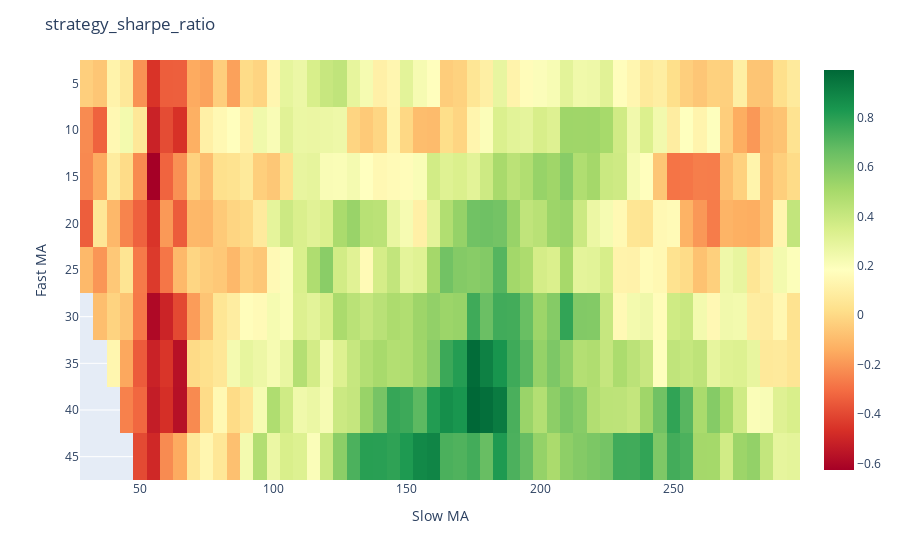

Notebook cell for this chart:
### Code cell
eval_metric = 'strategy_sharpe_ratio'

df_mat = results.pivot(index = 'fast_ma', columns = 'slow_ma', values=eval_metric)

fig = px.imshow(df_mat,
                color_continuous_scale = 'RdYlGn',
                aspect = 'auto')

fig.update_layout(
    title=eval_metric,
    xaxis_title='Slow MA',
    yaxis_title='Fast MA',
)

fig

### Figure 1 — Plotly figure (JSON) as saved in the notebook; plotly's stock layout.template omitted (floating-point values rounded to 4 significant figures; data arrays with more than 128 entries replaced by an {"elided": "..."} marker saying what was removed)
{"data": [{"coloraxis": "coloraxis", "hovertemplate": "slow_ma: %{x}<br>fast_ma: %{y}<br>color: %{z}<extra></extra>", "name": "0", "type": "heatmap", "x": [30, 35, 40, 45, 50, 55, 60, 65, 70, 75, 80, 85, 90, 95, 100, 105, 110, 115, 120, 125, 130, 135, 140, 145, 150, 155, 160, 165, 170, 175, 180, 185, 190, 195, 200, 205, 210, 215, 220, 225, 230, 235, 240, 245, 250, 255, 260, 265, 270, 275, 280, 285, 290, 295], "xaxis": "x", "y": [5, 10, 15, 20, 25, 30, 35, 40, 45], "yaxis": "y", "z": {"elided": "9x54 float values"}}], "layout": {"coloraxis": {"colorscale": [[0, "rgb(165,0,38)"], [0.1, "rgb(215,48,39)"], [0.2, "rgb(244,109,67)"], [0.3, "rgb(253,174,97)"], [0.4, "rgb(254,224,139)"], [0.5, "rgb(255,255,191)"], [0.6, "rgb(217,239,139)"], [0.7, "rgb(166,217,106)"], [0.8, "rgb(102,189,99)"], [0.9, "rgb(26,152,80)"], [1, "rgb(0,104,55)"]]}, "margin": {"t": 60}, "title": {"text": "strategy_sharpe_ratio"}, "xaxis": {"anchor": "y", "domain": [0, 1], "title": {"text": "Slow MA"}}, "yaxis": {"anchor": "x", "autorange": "reversed", "domain": [0, 1], "title": {"text": "Fast MA"}}}}
